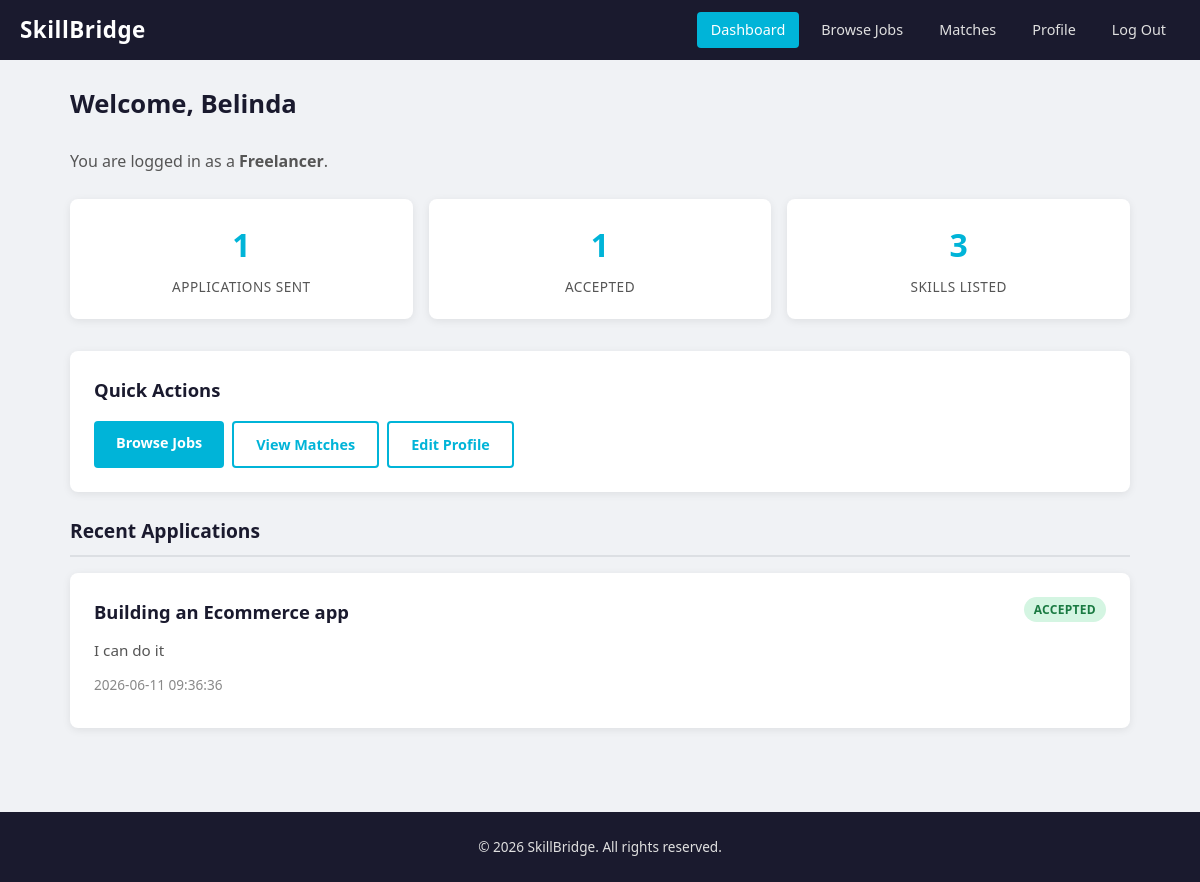
The app's page /dashboard.php (signed in) with its own data.
### tables this page shows
CREATE TABLE users (
        id INTEGER PRIMARY KEY AUTOINCREMENT,
        name TEXT NOT NULL,
        email TEXT NOT NULL UNIQUE,
        password TEXT NOT NULL,
        role TEXT NOT NULL CHECK(role IN ('freelancer', 'client')),
        bio TEXT DEFAULT '',
        hourly_rate REAL DEFAULT 0,
        availability TEXT DEFAULT 'available',
        created_at DATETIME DEFAULT CURRENT_TIMESTAMP
    );

CREATE TABLE applications (
        id INTEGER PRIMARY KEY AUTOINCREMENT,
        job_id INTEGER NOT NULL,
        freelancer_id INTEGER NOT NULL,
        cover_letter TEXT NOT NULL,
        status TEXT NOT NULL DEFAULT 'pending' CHECK(status IN ('pending', 'accepted', 'rejected')),
        created_at DATETIME DEFAULT CURRENT_TIMESTAMP,
        FOREIGN KEY (job_id) REFERENCES jobs(id) ON DELETE CASCADE,
        FOREIGN KEY (freelancer_id) REFERENCES users(id) ON DELETE CASCADE
    );

CREATE TABLE jobs (
        id INTEGER PRIMARY KEY AUTOINCREMENT,
        client_id INTEGER NOT NULL,
        title TEXT NOT NULL,
        description TEXT NOT NULL,
        budget_min REAL NOT NULL,
        budget_max REAL NOT NULL,
        deadline TEXT NOT NULL,
        status TEXT NOT NULL DEFAULT 'open' CHECK(status IN ('open', 'closed')),
        created_at DATETIME DEFAULT CURRENT_TIMESTAMP,
        FOREIGN KEY (client_id) REFERENCES users(id) ON DELETE CASCADE
    );

### db.php (called while the page is built, shortened)
<?php
function isLoggedIn(): bool {
    return isset($_SESSION['user_id']);
}
function getCurrentUser(PDO $pdo): ?array {
    $stmt = $pdo->prepare('SELECT * FROM users WHERE id = ?');
    $stmt->execute([$_SESSION['user_id']]);
    return $stmt->fetch() ?: null;
}
function getUserSkills(PDO $pdo, int $userId): array {
    $stmt = $pdo->prepare('SELECT skill_name FROM skills WHERE user_id = ?');
    $stmt->execute([$userId]);
    return $stmt->fetchAll(PDO::FETCH_COLUMN);
}
function h(string $str): string {
    return htmlspecialchars($str, ENT_QUOTES, 'UTF-8');
}
?>

### dashboard.php (the view, shortened to what this page needs)
<?php
require_once __DIR__ . '/db.php';
$user = getCurrentUser($pdo);
$role = $user['role'];
if ($role === 'client') {
    $stmt = $pdo->prepare('SELECT COUNT(*) FROM jobs WHERE client_id = ?');
    $stmt->execute([$user['id']]);
    $jobsPosted = $stmt->fetchColumn();
    $stmt = $pdo->prepare('
        SELECT COUNT(*) FROM applications a
        JOIN jobs j ON a.job_id = j.id
        WHERE j.client_id = ?
    ');
    $stmt->execute([$user['id']]);
    $appsReceived = $stmt->fetchColumn();
    $stmt = $pdo->prepare('
        SELECT COUNT(*) FROM applications a
        JOIN jobs j ON a.job_id = j.id
        WHERE j.client_id = ? AND a.status = ?
    ');
    $stmt->execute([$user['id'], 'pending']);
    $pendingApps = $stmt->fetchColumn();
    $stmt = $pdo->prepare('
        SELECT a.*, j.title AS job_title, u.name AS freelancer_name, u.email AS freelancer_email
        FROM applications a
        JOIN jobs j ON a.job_id = j.id
        JOIN users u ON a.freelancer_id = u.id
        WHERE j.client_id = ? AND a.status = ?
        ORDER BY a.created_at DESC
    ');
    $stmt->execute([$user['id'], 'pending']);
    $pendingApplications = $stmt->fetchAll();
} else {
    $stmt = $pdo->prepare('SELECT COUNT(*) FROM applications WHERE freelancer_id = ?');
    $stmt->execute([$user['id']]);
    $appsSubmitted = $stmt->fetchColumn();
    $stmt = $pdo->prepare('SELECT COUNT(*) FROM applications WHERE freelancer_id = ? AND status = ?');
    $stmt->execute([$user['id'], 'accepted']);
    $appsAccepted = $stmt->fetchColumn();
    $skills = getUserSkills($pdo, $user['id']);
    $skillCount = count($skills);
    $stmt = $pdo->prepare('
        SELECT a.*, j.title AS job_title
        FROM applications a
        JOIN jobs j ON a.job_id = j.id
        WHERE a.freelancer_id = ?
        ORDER BY a.created_at DESC
        LIMIT 5
    ');
    $stmt->execute([$user['id']]);
    $recentApplications = $stmt->fetchAll();
}
?>
<!DOCTYPE html>
<html lang="en">
<head>
    <link rel="stylesheet" href="style.css">
</head>
<body>
    <nav class="navbar">
        <a href="dashboard.php" class="navbar-brand">SkillBridge</a>
        <div class="navbar-links">
            <a href="dashboard.php" class="active">Dashboard</a>
            <?php if ($role === 'client'): ?>
                <a href="post_job.php">Post Job</a>
                <a href="browse_freelancers.php">Browse Freelancers</a>
            <?php else: ?>
                <a href="browse_jobs.php">Browse Jobs</a>
            <?php endif; ?>
            <a href="matches.php">Matches</a>
            <a href="profile.php">Profile</a>
            <a href="logout.php">Log Out</a>
        </div>
    </nav>
    <div class="container">
        <h1 class="page-title">Welcome, <?= h($user['name']) ?></h1>
        <p class="page-subtitle">You are logged in as a <strong><?= h(ucfirst($role)) ?></strong>.</p>
        <div class="stats-grid">
            <?php if ($role === 'client'): ?>
                <div class="stat-card">
                    <span class="stat-number"><?= $jobsPosted ?></span>
                    <span class="stat-label">Jobs Posted</span>
                </div>
                <div class="stat-card">
                    <span class="stat-number"><?= $appsReceived ?></span>
                    <span class="stat-label">Applications Received</span>
                </div>
                <div class="stat-card">
                    <span class="stat-number"><?= $pendingApps ?></span>
                    <span class="stat-label">Pending Review</span>
                </div>
            <?php else: ?>
                <div class="stat-card">
                    <span class="stat-number"><?= $appsSubmitted ?></span>
                    <span class="stat-label">Applications Sent</span>
                </div>
                <div class="stat-card">
                    <span class="stat-number"><?= $appsAccepted ?></span>
                    <span class="stat-label">Accepted</span>
                </div>
                <div class="stat-card">
                    <span class="stat-number"><?= $skillCount ?></span>
                    <span class="stat-label">Skills Listed</span>
                </div>
            <?php endif; ?>
        </div>
        <div class="card">
            <h2 class="card-title mb-16">Quick Actions</h2>
            <div class="flex gap-8" style="flex-wrap:wrap;">
                <?php if ($role === 'client'): ?>
                    <a href="post_job.php" class="btn btn-primary">Post a New Job</a>
                    <a href="browse_freelancers.php" class="btn btn-outline">Browse Freelancers</a>
                    <a href="matches.php" class="btn btn-outline">View Matches</a>
                <?php else: ?>
                    <a href="browse_jobs.php" class="btn btn-primary">Browse Jobs</a>
                    <a href="matches.php" class="btn btn-outline">View Matches</a>
                    <a href="profile.php" class="btn btn-outline">Edit Profile</a>
                <?php endif; ?>
            </div>
        </div>
        <?php if ($role === 'freelancer' && !empty($recentApplications)): ?>
            <h2 class="section-title mt-24">Recent Applications</h2>
            <?php foreach ($recentApplications as $app): ?>
                <div class="card">
                    <div class="card-header">
                        <span class="card-title"><?= h($app['job_title']) ?></span>
                        <span class="badge badge-<?= $app['status'] ?>"><?= h(ucfirst($app['status'])) ?></span>
                    </div>
                    <div class="card-body"><?= nl2br(h(substr($app['cover_letter'], 0, 200))) ?><?= strlen($app['cover_letter']) > 200 ? '...' : '' ?></div>
                    <div class="card-meta"><?= h($app['created_at']) ?></div>
                </div>
            <?php endforeach; ?>
        <?php endif; ?>
    </div>
    <footer class="footer">&copy; 2026 SkillBridge. All rights reserved.</footer>
</body>
</html>

### style.css (style rules this page uses)
:root { --color-bg-dark: #1a1a2e; --color-bg-page: #f0f2f5; --color-accent: #00b4d8; --color-accent-hover: #0096b7; --color-white: #ffffff; --color-text-primary: #1a1a2e; --color-text-secondary: #555555; --color-text-light: #888888; --color-text-on-dark: #e0e0e0; --color-border: #dcdfe3; --color-danger: #e74c3c; --color-danger-hover: #c0392b; --color-success: #27ae60; --color-success-hover: #219150; --color-warning: #f39c12; --color-pill-bg: #e8f8fb; --color-pill-text: #007b94; --shadow-card: 0 2px 8px rgba(0, 0, 0, 0.08); --shadow-card-hover: 0 4px 16px rgba(0, 0, 0, 0.12); --radius: 8px; --radius-sm: 4px; --radius-pill: 50px; --font-family: 'Segoe UI', -apple-system, BlinkMacSystemFont, sans-serif; --max-width: 1100px; --nav-height: 60px; }
*, *::before, *::after { box-sizing: border-box; margin: 0; padding: 0; }
html { font-size: 16px; scroll-behavior: smooth; }
body { font-family: var(--font-family); background: var(--color-bg-page); color: var(--color-text-primary); line-height: 1.6; min-height: 100vh; }
a { color: var(--color-accent); text-decoration: none; }
.navbar { background: var(--color-bg-dark); height: var(--nav-height); display: flex; align-items: center; justify-content: space-between; padding: 0 20px; position: sticky; top: 0; z-index: 100; }
.navbar-brand { color: var(--color-white); font-size: 1.4rem; font-weight: 700; letter-spacing: 0.5px; }
.navbar-links { display: flex; align-items: center; gap: 8px; }
.navbar-links a { color: var(--color-text-on-dark); padding: 6px 14px; border-radius: var(--radius-sm); font-size: 0.9rem; transition: background 0.2s, color 0.2s; }
.navbar-links a.active { background: var(--color-accent); color: var(--color-white); }
.container { max-width: var(--max-width); margin: 0 auto; padding: 24px 20px; }
.page-title { font-size: 1.6rem; font-weight: 700; margin-bottom: 24px; color: var(--color-text-primary); }
.page-subtitle { font-size: 1rem; color: var(--color-text-secondary); margin-bottom: 24px; }
.card { background: var(--color-white); border-radius: var(--radius); box-shadow: var(--shadow-card); padding: 24px; margin-bottom: 20px; transition: box-shadow 0.2s; }
.card-header { display: flex; justify-content: space-between; align-items: flex-start; margin-bottom: 12px; }
.card-title { font-size: 1.15rem; font-weight: 600; color: var(--color-text-primary); }
.card-meta { font-size: 0.85rem; color: var(--color-text-light); margin-bottom: 8px; }
.card-body { font-size: 0.95rem; color: var(--color-text-secondary); margin-bottom: 12px; }
.stats-grid { display: grid; grid-template-columns: repeat(auto-fit, minmax(200px, 1fr)); gap: 16px; margin-bottom: 32px; }
.stat-card { background: var(--color-white); border-radius: var(--radius); box-shadow: var(--shadow-card); padding: 20px; text-align: center; }
.stat-number { font-size: 2rem; font-weight: 700; color: var(--color-accent); display: block; margin-bottom: 4px; }
.stat-label { font-size: 0.85rem; color: var(--color-text-secondary); text-transform: uppercase; letter-spacing: 0.5px; }
.btn { display: inline-block; padding: 10px 22px; font-size: 0.9rem; font-weight: 600; font-family: var(--font-family); border: none; border-radius: var(--radius-sm); cursor: pointer; transition: background 0.2s, transform 0.1s; text-align: center; text-decoration: none; }
.btn-primary { background: var(--color-accent); color: var(--color-white); }
.btn-outline { background: transparent; color: var(--color-accent); border: 2px solid var(--color-accent); }
.badge { display: inline-block; padding: 3px 10px; border-radius: var(--radius-pill); font-size: 0.75rem; font-weight: 600; text-transform: uppercase; letter-spacing: 0.3px; }
.badge-accepted { background: #d4f5e2; color: #1a7a42; }
.section-title { font-size: 1.2rem; font-weight: 600; margin-bottom: 16px; padding-bottom: 8px; border-bottom: 2px solid var(--color-border); }
.footer { background: var(--color-bg-dark); color: var(--color-text-on-dark); text-align: center; padding: 24px 20px; font-size: 0.85rem; margin-top: 40px; }
.mt-24 { margin-top: 24px; }
.mb-16 { margin-bottom: 16px; }
.flex { display: flex; }
.gap-8 { gap: 8px; }

### records on screen
users: name "Belinda", role "Freelancer"
applications: job.title "Building an Ecommerce app", status "ACCEPTED", cover_letter "I can do it", created_at "2026-06-11 09:36:36"

### other values on screen
$appsSubmitted "1"
$appsAccepted "1"
$skillCount "3"
